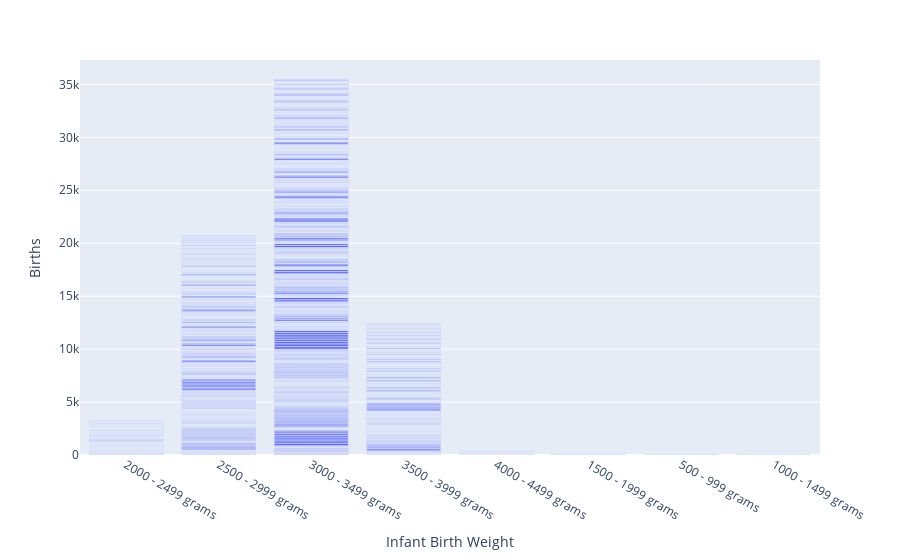

The notebook cell this image was saved under:
### Code cell
import plotly.express as px

# create dataframe with only moms under 15
natU15 = natality[natality['Age of Mother'] == 'Under 15']
fig = px.bar(natU15, x='Infant Birth Weight', y='Births')
fig.show()

### Figure 1 — Plotly figure (JSON) as saved in the notebook; plotly's stock layout.template omitted (floating-point values rounded to 4 significant figures; data arrays with more than 128 entries replaced by an {"elided": "..."} marker saying what was removed)
{"data": [{"alignmentgroup": "True", "hoverlabel": {"namelength": 0}, "hovertemplate": "Infant Birth Weight=%{x}<br>Births=%{y}", "legendgroup": "", "marker": {"color": "#636efa"}, "name": "", "offsetgroup": "", "orientation": "v", "showlegend": false, "textposition": "auto", "type": "bar", "x": {"elided": "2545 str values"}, "xaxis": "x", "y": {"elided": "2545 int values"}, "yaxis": "y"}], "layout": {"barmode": "relative", "legend": {"tracegroupgap": 0}, "margin": {"t": 60}, "xaxis": {"anchor": "y", "domain": [0, 1], "title": {"text": "Infant Birth Weight"}}, "yaxis": {"anchor": "x", "domain": [0, 1], "title": {"text": "Births"}}}}
